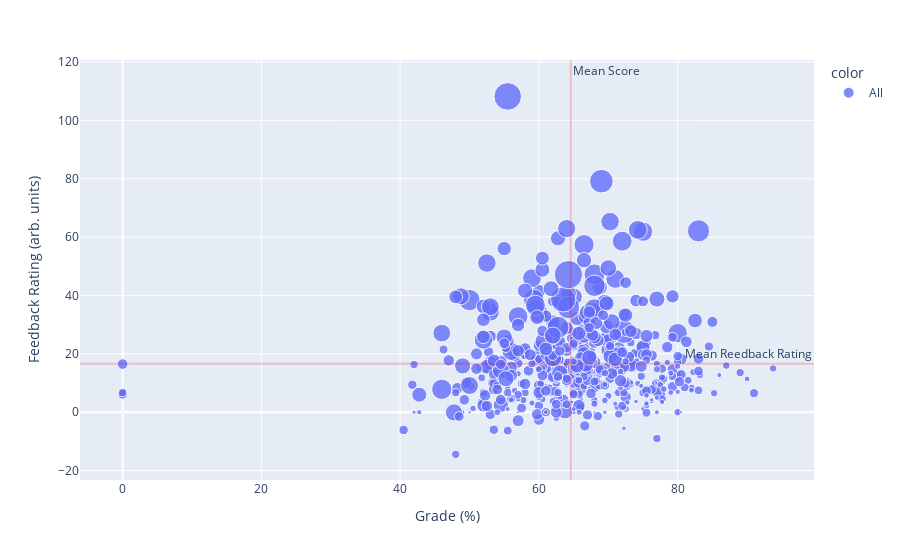

Source (notebook cell):
### Code cell
# Plot your sentiment analysis

result.plot()

### Figure 1 — Plotly figure (JSON) as saved in the notebook; plotly's stock layout.template omitted (floating-point values rounded to 4 significant figures; data arrays with more than 128 entries replaced by an {"elided": "..."} marker saying what was removed)
{"data": [{"customdata": {"elided": "508x4 mixed values"}, "hovertemplate": "Feedback Rating (arb. units): %{y:.1f}<br>Grade (%): %{x}<br>Marker: %{customdata[0]}<br>Comment Length (words): %{customdata[1]}<br>Sentiment (arb. units): %{customdata[2]:.4f}", "legendgroup": "All", "marker": {"color": "#636efa", "opacity": 0.8, "size": {"elided": "508 int values"}, "sizemode": "area", "sizeref": 1.065, "symbol": "circle"}, "mode": "markers", "name": "All", "orientation": "v", "showlegend": true, "type": "scatter", "x": {"elided": "508 float values"}, "xaxis": "x", "y": {"elided": "508 float values"}, "yaxis": "y"}], "layout": {"annotations": [{"showarrow": false, "text": "Mean Reedback Rating", "x": 1, "xanchor": "right", "xref": "x domain", "y": 16.57, "yanchor": "bottom", "yref": "y"}, {"showarrow": false, "text": "Mean Score", "x": 64.59, "xanchor": "left", "xref": "x", "y": 1, "yanchor": "top", "yref": "y domain"}], "legend": {"itemsizing": "constant", "title": {"text": "color"}, "tracegroupgap": 0}, "margin": {"t": 60}, "shapes": [{"line": {"color": "red"}, "opacity": 0.2, "type": "line", "x0": 0, "x1": 1, "xref": "x domain", "y0": 16.57, "y1": 16.57, "yref": "y"}, {"line": {"color": "red"}, "opacity": 0.2, "type": "line", "x0": 64.59, "x1": 64.59, "xref": "x", "y0": 0, "y1": 1, "yref": "y domain"}], "xaxis": {"anchor": "y", "domain": [0, 1], "title": {"text": "Grade (%)"}}, "yaxis": {"anchor": "x", "domain": [0, 1], "title": {"text": "Feedback Rating (arb. units)"}}}}
